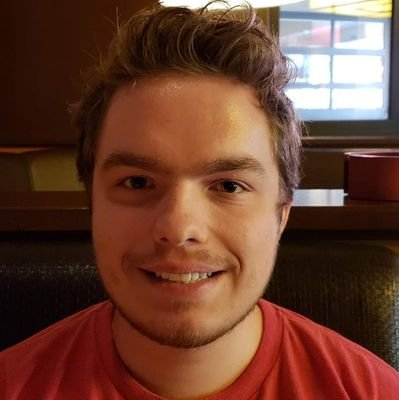
#> input picture Prototypes/2023/11-30-2023/Part 2/20231129_073914.jpg, 399 x 400 px
$ python main.py
#> lines starting #> are read from the running program, lines starting #| are printed output that depends on the picture
from PIL import Image, ImageDraw

def create_png():
    # Create a new image with a white background
    original_image = Image.open("20231129_073914.jpg")
#> original_image is the input picture: PIL image 399x400 RGB; mean R, G, B 106.8, 64.5, 48.7

    # Get a drawing context
    draw = ImageDraw.Draw(original_image)

    # Draw a white rectangle to cover the entire image
    draw.rectangle([(70, 160), (300, 200)], fill=(0, 0, 0))

    # Save the image as a PNG file
    original_image.save("output.png")
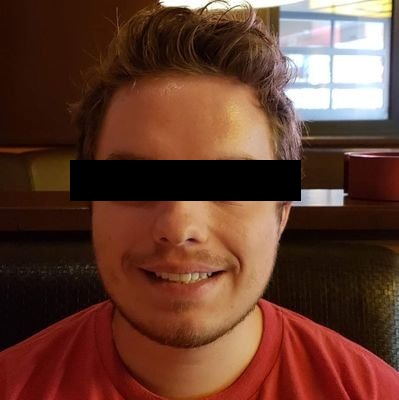
#> saved as output.png: PIL image 399x400 RGB; mean R, G, B 100, 60.4, 46

if __name__ == "__main__":
    create_png()
